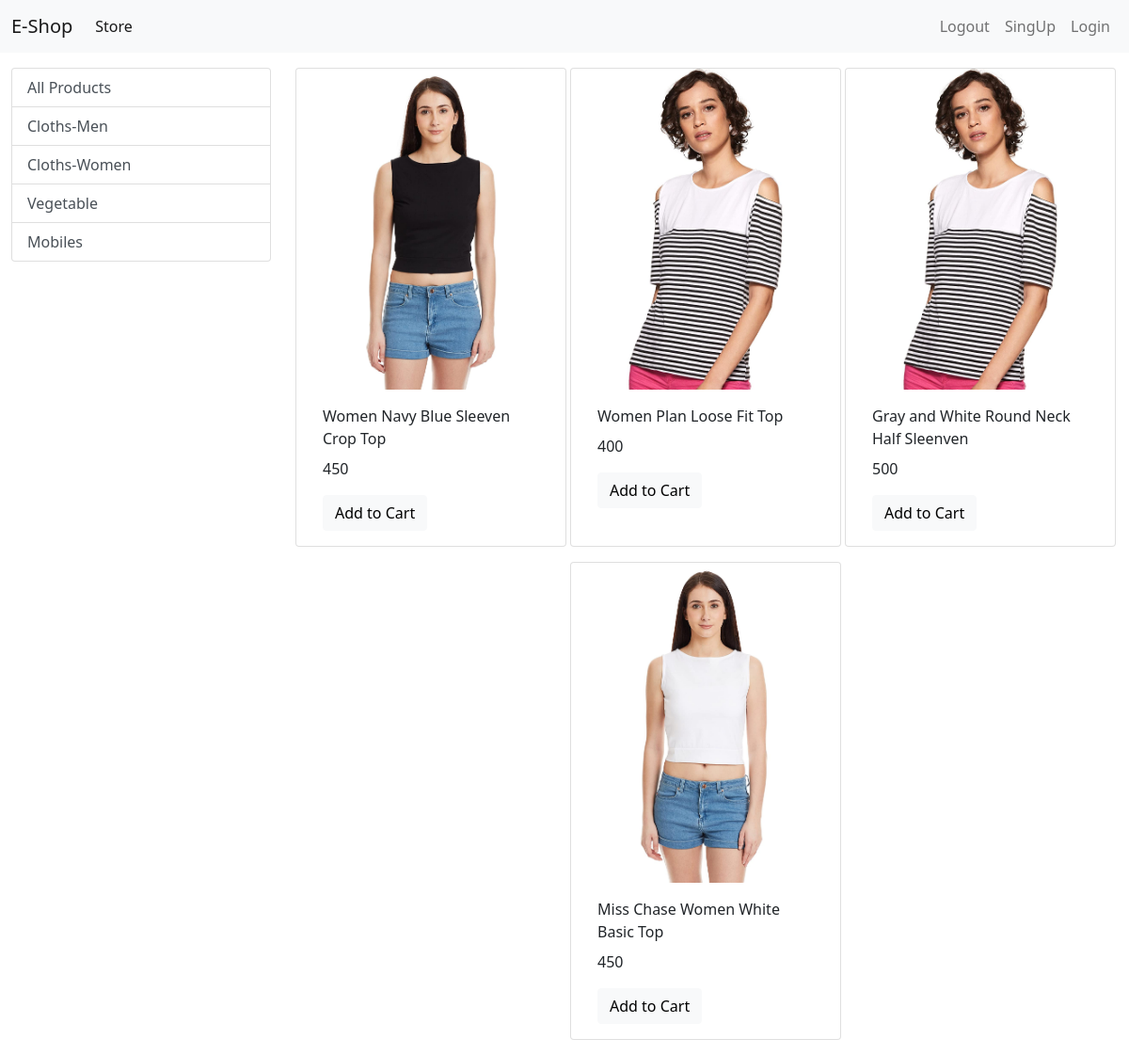
The app's page /?category=2 with its own data.
### store/models/category.py (models this page shows, shortened)
class Category(models.Model):
    name = models.CharField(max_length=40)

### store/models/product.py (models this page shows, shortened)
class Product(models.Model):
    name = models.CharField(max_length=50)
    price = models.IntegerField(default='0')
    category = models.ForeignKey(Category, on_delete=models.CASCADE, default= 1)
    description = models.CharField(max_length=500,default='', null=True, blank=True)
    image = models.ImageField(upload_to='uploads/products')
    @staticmethod
    def get_all_products_by_categoryid(category_id):
        if category_id:
            return Product.objects.filter(category=category_id)
        else:
            return Product.get_all_products()

### store/views.py (the view, shortened to what this page needs)
# urls.py: path('',views.Index.as_view(), name='home'),
class Index(View):
    def get(self, request):
        products = None
        categories = Category.objects.all()
        categoryID = request.GET.get('category')
        if categoryID:
            products = Product.get_all_products_by_categoryid(categoryID)
        else:
            products = Product.get_all_products()
        date = {}
        date['products'] = products
        date['categories'] = categories
        print('You are ', request.session.get('email'))
        return render(request, 'index.html', date)

### store/templates/index.html (shortened to what this page needs)
{% extends 'base.html' %}
{% block body %}
<div class="container-fluid mt-3">
    <div class="row">
        <div class="col-lg-3 mx-auto">
            <div class="list-group">
                <a href="/" class="list-group-item list-group-item-action">All Products</a>
                {% for category in categories %}
                <a href="/?category={{ category.id }}" class="list-group-item list-group-item-action">{{ category.name }}</a>
                {% endfor %}
            </div>
        </div>
        <div id="products" class="col-lg-9 mx-auto">
            <div class="row mx-auto">
                {% for product in products %}
                <div class="card mx-auto mb-3" style="width: 18rem;">
                    <img class="card-img-top" src="{{ product.image.url }}">
                    <div class="card-body">
                        <p class="card-title">{{ product.name }}</p>
                        <p class="card-text">{{ product.price }}</p>
                       <form action="/" method="POST">
                           <input type="submit"   class="btn btn-light border-btn-sm" value="Add to Cart" >
                       </form>
                    </div>
                </div>
                {% endfor %}
            </div>
        </div>
    </div>
</div>
{% endblock %}

### records on screen
Category: name "Cloths-Men"
Category: name "Cloths-Women"
Category: name "Vegetable"
Category: name "Mobiles"
Product: image (picture), name "Women Navy Blue Sleeven Crop Top", price "450"
Product: image (picture), name "Women Plan Loose Fit Top", price "400"
Product: image (picture), name "Gray and White Round Neck Half Sleenven", price "500"
Product: image (picture), name "Miss Chase Women White Basic Top", price "450"
